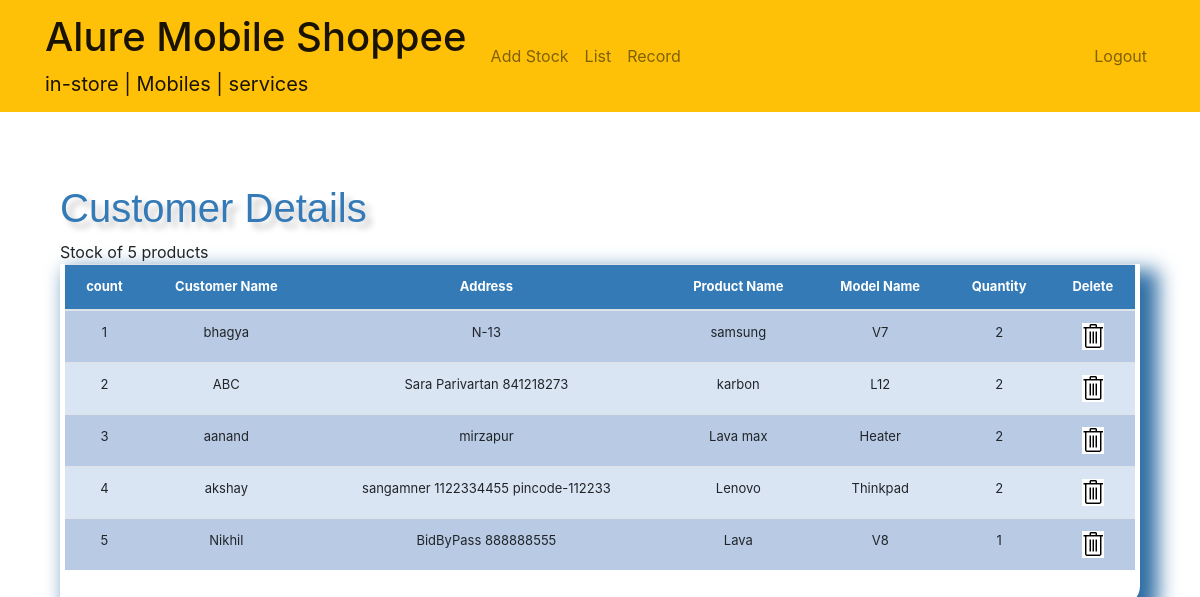
/selling_history/ (signed in), run on the app's committed database.
### stock/models.py (models this page shows, shortened)
class Sold(models.Model):
    product = models.CharField(max_length=50)
    model = models.CharField(max_length=50,blank=True)
    receivedTime = models.DateTimeField(auto_now_add=True)
    dateReceived = models.DateTimeField(null=True, blank=True)
    quantity = models.IntegerField(default=False)
    customer_name = models.CharField(max_length=50)
    customer_product = models.CharField(max_length=50,blank=True,null=True)
    customer_model = models.CharField(max_length=50,blank=True,null=True)
    address = models.TextField(max_length=50,blank=True,null=True)
    issue_quantity=models.IntegerField(default='0',blank=True,null=True)

### stock/views.py (the view)
# urls.py: path('selling_history/', views.selling_history, name='selling_history'),
@login_required
def selling_history(request):
    querysetsold = Sold.objects.all()
    return render(request, 'stock/selling_history.html', {'querysetsold':querysetsold})

### stock/templates/stock/selling_history.html
{% extends "stock/base.html" %}
{% load static %}
{% block content %}
<div class="container">
    <br>
        <div class="row justify-content-Left mt-5">
            <div class="col-md-10">
                {% if querysetsold %}
                     <h1>Customer Details</h1>
                {% else %}
                    <h1>No business yet</h1>
                {% endif %}
            </div>
        </div>
        <div class="text-left">
            <div>
                {% if querysetsold %}
                     Stock of {{ querysetsold.count }} product{{ querysetsold.count|pluralize }}
                {% else %}
                    <h1>No business yet</h1>
                {% endif %}
            </div>
        </div>
        <div class="display_table">
            {% if querysetsold %}
                <table class="table">
                    <thead>
                        <tr>
                            <th>count</th>
                            <th>Customer Name</th>
                            <th>Address</th>
                            <th>Product Name</th>
                            <th>Model Name</th>
                            <th>Quantity</th>
                            <th>Delete</th>
                        </tr>
                    </thead>
                    <tbody>
                        {% for Stocker in querysetsold %}
                        <tr>
                                <td>{{ forloop.counter }}</td>
                                <td>{{ Stocker.customer_name }}</td>
                                <td>{{ Stocker.address }}</td>
                                <td>{{ Stocker.customer_product }}</td>
                                <td>{{ Stocker.customer_model }}</td>
                                <td>{{ Stocker.issue_quantity }}</td>
                                <td><a href="{% url 'deletecustomer' Stocker.id %}"><img src="{% static 'img/paint1.png' %}"></a></td>
                         </tr>
                         {% endfor %}
                    </tbody>
                </table>
            {% else %}
                <div class="text-center">
                    <h2>Looks like you don't have any customers yet!</h2>
                </div>
            {% endif %}
        </div>
</div>
{% endblock %}

### stock/templates/stock/base.html (shortened to what this page needs)
{% load static %}
<!doctype html>
<html lang="en">
<head>
    <link href="{% static 'css/stylesheet.css' %}" rel="stylesheet">
    <link rel="stylesheet" href="https://stackpath.bootstrapcdn.com/bootstrap/4.4.1/css/bootstrap.min.css">
</head>
<body>
<nav class="navbar navbar-expand-md navbar-light bg-warning">
<div class="container">
    <a class="navbar-brand" href="{% url 'home' %}">
        <span><h1>Alure Mobile Shoppee</h1></span>
        <span>in-store | Mobiles | services</span>
    </a>
    <div class="collapse navbar-collapse" id="navbarNav">
    {% if user.is_authenticated %}
        <ul class="navbar-nav mr-auto">
            <li class="nav-item {{ addstocks }}">
                <a class="nav-link" href="{% url 'addstocks' %}">Add Stock</a>
            </li>
            <li class="nav-item {{ stocklist }}">
                <a class="nav-link" href="{% url 'stocklist' %}">List</a>
            </li>
            <li class="nav-item {{ complete }}">
                <a class="nav-link" href="{% url 'selling_history' %}">Record</a>
            </li>
        </ul>
    {% endif %}
    <ul class="navbar-nav ml-auto">
            {% if user.is_authenticated %}
                <li class="nav-item">
                    <a href="#" onclick="$('#signOutBtn').click()" class="nav-link">Logout</a>
                </li>
            {% endif %}
        </ul>
    </div>
</div>
</nav>
<div class="container">
{% block content %}{% endblock %}
</div>
</body>
</html>

### stock/static/css/stylesheet.css (style rules this page uses)
.table { font-size: 13px; text-align: center; width: 95%; margin: auto; text-align: center; }
.table tr:nth-child(odd) { background: #B8CAE4 }
.table tr:nth-child(even) { background: #dae5f4 }
th { background-color: #337ab7; color: white; }
.display_table { border-bottom-right-radius: 20px; padding-left: 5px; padding-right: 5px; padding-bottom: 20px; box-shadow: 12px 12px 20px 6px #2e6da4; }
.col-md-10 { font-family: helvetica; color: #337ab7; font-size: 50px; text-align: left; width: 100%; text-shadow: 6px 6px 6px #c9c6c6; display: block; font-weight: bolder; }

### data on the page
Sold: customer_name "bhagya", address "N-13", customer_product "samsung", customer_model "V7", issue_quantity "2"
Sold: customer_name "ABC", address "Sara Parivartan 841218273", customer_product "karbon", customer_model "L12", issue_quantity "2"
Sold: customer_name "aanand", address "mirzapur", customer_product "Lava max", customer_model "Heater", issue_quantity "2"
Sold: customer_name "akshay", address "sangamner 1122334455 pincode-112233", customer_product "Lenovo", customer_model "Thinkpad", issue_quantity "2"
Sold: customer_name "Nikhil", address "BidByPass 888888555", customer_product "Lava", customer_model "V8", issue_quantity "1"

### other printed values
{{ querysetsold.count }} "5"
